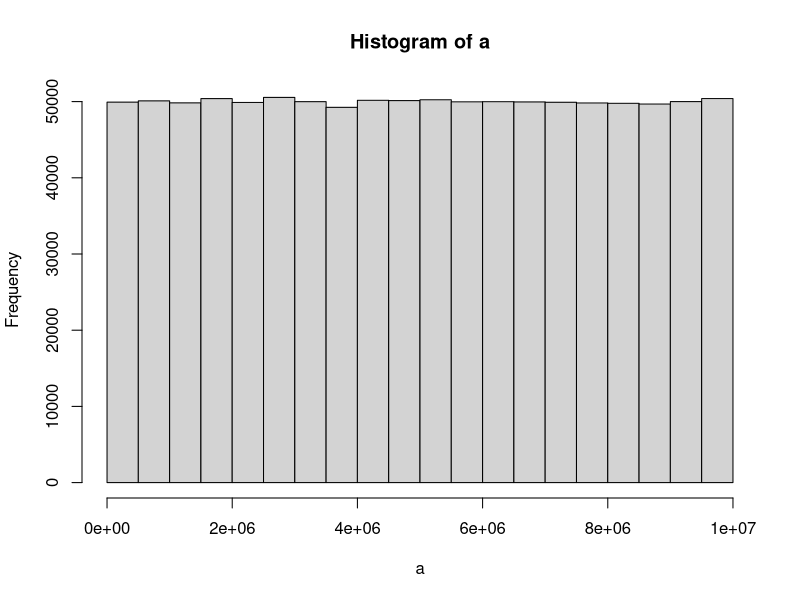

Reproduce this figure in R.
## ---- chunk 1
knitr::opts_chunk$set(echo=TRUE, messages=TRUE, error=TRUE)
## ---- chunk 2
1+1
3-2
4*6
5/7


## ---- chunk 3

troy <- 1
abc <- 389
a <- 1
b <- 2
c <- 3
a+c

b-troy+c


## ---- chunk 4

a <- length(100)
for (i in 1:100) { #: makes a sequence between numbers
  a[i] <-i
}
print (a)
## ---- chunk 5

sum(1:100)



## ---- chunk 6
a <- 5
b <- 10

sum(a:b)

## ---- chunk 7
a <- length (1:99)
for (i in 1:99) {
if (!i %% 2){  
    next
    }
  print(i) #id like to print in rows
}  #!=not equal to i, %%=divided by

a <- 1:100
a[ a%%2 != 0]

## ---- chunk 8

a <- length (1:1000)
for (i in 1:1000) {
if (!i %% 1)  
    next
     #id like to print in rows
}  #!=not equal to i, %%=divided by
print(i)
## ---- chunk 9
a <- (1:200)

round(a, digits = 0) # not sure how to limit to 100 numbers

sample(1:200,200)
1:200
## ---- chunk 10

round(runif(50, min = 100, max = 500))


## ---- chunk 11

some_numbers <- c(3, 4, 7, 6, 5, 1, 4, 3, 4, 4, 5, 4, 0, 3, 5, 4, 4, 4) #c()=dataset
mean(some_numbers) #finding mean
median(some_numbers) #median
range(some_numbers) #range
sd(some_numbers) #standarddeviation
y <- table(some_numbers)#finding mode
y
names(y)[which(y==max(y))]
## ---- chunk 12

q <- "dogs cats" #strsplit helps find letters in string
strsplit(q,split="") #to split a character vector
t <-strsplit(q,split ="")



t[[1]]
t[[1]][2]#use to access second item in string
t[[1]][6]#use to access sixth item in string
table(t)
## ---- chunk 13

a <- "counting words in a string"
strsplit(a,split=" ") 
t <-strsplit(a,split ="") #not sure how to count the words instead of individual characters

table(t)

## ---- chunk 14

a <- "coding is hard. but i like the challenge. cats. dogs"
b <- strsplit(a,split="[.]") #[.] sperates the sentences

length(b)
length(b[[1]]) #the amount of sentences in the vector 

length(a[[1]])

## ---- chunk 15


a <- c(2,5,3,4,5,7,5,4,3,3,5,6,8,9,0,7,4,3,2,3,5,8,6,4)
table(a) 


## ---- chunk 16

test_word <- "hi"  #"" is one thing
test_sentence <- "hi my name is troy"
unlist(strsplit(test_sentence, split = " ")) #flattens into a vector
f <- test_word #put string into variable
g <- test_sentence
a <- strsplit(test_sentence, split = " ")
b <- unlist(strsplit(test_sentence, split = " ")) #what does this mean
b[1]
a[[1]][1]#the first thing in the fist thing

test_word%in%f #because test word became variable instead of string we can now see if it is in f

f%in%a

f <- c(1,2,3,4,5,6)
d <- 2
e <- 7

d%in%f
e%in%f
## ---- chunk 17
print(as.numeric(Sys.time())*10, digits=15)


## ---- chunk 18




## ---- chunk 19




## ---- chunk 20

a <- matrix(1:500, ncol=20,nrow=20) 

  View(a)


## ---- chunk 21



## ---- chunk 22
for (i in 1:100) {
 if (i %% 3 == 0 & i %% 5 == 0) {print("FizzBuzz")} #when used with curlys it will print keep in mind
 else if (i %% 3 == 0) {print("Fizz")}
 else if (i %% 5 == 0) {print("Buzz")}
 else print(i)
}



## ---- chunk 23


k<-"the follow is text is written to count the individual letters"
table(unlist(strsplit(k,split="")))


## ---- chunk 24
numbers <- c(1,6,4,2,3,4,5,5)
letters <- c("e","a","b","e","a","b","a","b")

new_df <- data.frame(numbers,letters)
print(new_df)
## ---- chunk 25

a<-runif(1000000,0,10000000)
hist(a)

## ---- chunk 26
#i cant for the life of me figure this problem out.....:(
a = matrix( 
  c(1:10),  # the data elements 
   nrow=10,              # number of rows 
   ncol=10,              # number of columns 
   byrow = TRUE)        
for(i in 1:10){
  for(j in 1:10){
    print(i*j)
  }
}
a

## ---- chunk 27




## ---- chunk 28



